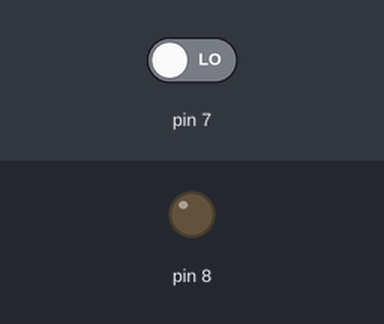
The sketch below on a simulated Arduino Uno, built with avr-gcc and run on an emulated ATmega328P. On the bench: output pins drawn as LEDs (lit = HIGH). Inputs (shaded band) come from the test bench; at power-on: pin 7 LOW.

Above: at 1.2 s.
1.3 s: pin 7 driven HIGH
At 2.1 s:
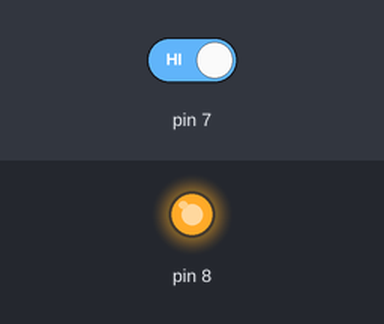
4.3 s: pin 7 driven LOW
At 4.7 s:
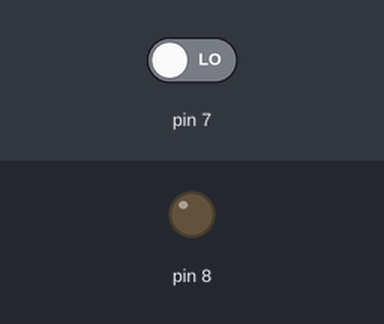
Timing chart, 0 to 7.3 s (numbered marks = the images above; inputs shaded):
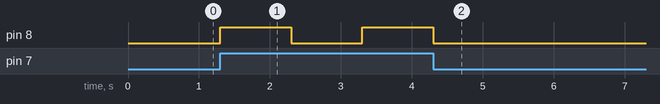

The sketch:

Single_LED_Blink.ino
```cpp
// Kadyn Geddes - ECE 1895 GitHub Assignment
//Rowen Kuzmiski Comment for github
//adding my edit for the intro to git assignment - Matthew Zoschg

void setup() {
  //set LED pin
  pinMode(8, OUTPUT);

  //set button pin
  pinMode(7, INPUT);

}

void loop() {
  int buttonState = digitalRead(7);
  digitalWrite(8, LOW);

  if(buttonState == HIGH)
  {
    digitalWrite(8, HIGH);
    delay(1000);
    digitalWrite(8, LOW);
    delay(1000);
  }

  digitalWrite(8, LOW);

}
```

Measured:
- after the input at 1.3 s, pin 8: LOW → HIGH at once, → LOW 1.0 s later, → HIGH 1.0 s later
- after the input at 4.3 s, pin 8: goes on until 4.3 s, then stays LOW
